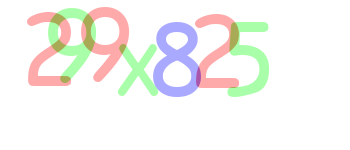
#> input picture stage3.png, 350 x 150 px, given in place of cat.jpg, which was not available
$ jupyter execute '03_이미지_변형.ipynb'   (text cells are left out)
#> lines starting #> are read from the running program, lines starting #| are printed output that depends on the picture; pictures that were not available may be replaced by others from this repository, and a replacement may not be noted
[cell 1]
from google.colab import files
uploaded = files.upload()
#> the answer given: stage3.png

[cell 2]
import cv2
import matplotlib.pyplot as plt

image = cv2.imread('cat.jpg')
#> image is the input picture: shape (150, 350, 3); mean B, G, R 241.4, 244.7, 245.4
plt.imshow(cv2.cvtColor(image, cv2.COLOR_BGR2RGB))
plt.show()

expand = cv2.resize(image, None, fx=2.0, fy=2.0, interpolation=cv2.INTER_CUBIC)
plt.imshow(cv2.cvtColor(expand, cv2.COLOR_BGR2RGB))
plt.show()
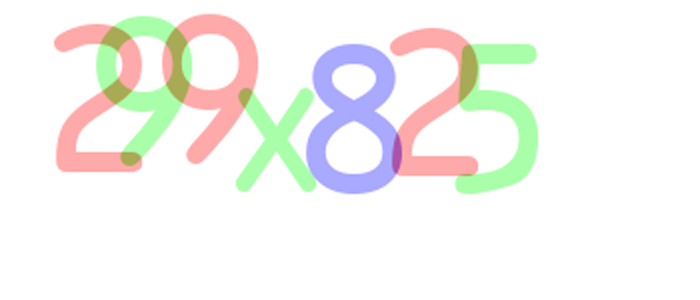
#> shown: shape (300, 700, 3); mean R, G, B 245.4, 244.6, 241.3

shrink = cv2.resize(image, None, fx=0.8, fy=0.8, interpolation=cv2.INTER_AREA)
plt.imshow(cv2.cvtColor(shrink, cv2.COLOR_BGR2RGB))
plt.show()
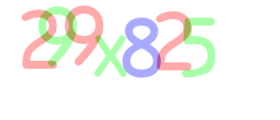
#> shown: shape (120, 280, 3); mean R, G, B 245.4, 244.7, 241.4

[cell 3]
import cv2
import numpy as np
import matplotlib.pyplot as plt

image = cv2.imread('cat.jpg')

# 행과 열 정보만 저장
height, width = image.shape[:2]
#> height = 150; width = 350

M = np.float32([[1, 0, 50], [0, 1, 40]])
dst = cv2.warpAffine(image, M, (width, height))
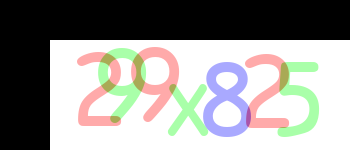
#> dst: shape (150, 350, 3); mean B, G, R 146.7, 150, 150.7

plt.imshow(cv2.cvtColor(dst, cv2.COLOR_BGR2RGB))
plt.show()

[cell 4]
import cv2
import numpy as np
import matplotlib.pyplot as plt

image = cv2.imread('cat.jpg')

# 행과 열 정보 저장
height, width = image.shape[:2]

M = cv2.getRotationMatrix2D((width/2, height/2), 90, 0.5)
print(M) # 2X3 변환 행렬 생성
#| [[ 3.061617e-17  5.000000e-01  1.375000e+02]
#|  [-5.000000e-01  3.061617e-17  1.625000e+02]]
dst = cv2.warpAffine(image, M, (width, height))
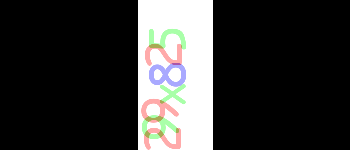
#> dst: shape (150, 350, 3); mean B, G, R 51.2, 52.1, 52.3

plt.imshow(cv2.cvtColor(dst, cv2.COLOR_BGR2RGB))
plt.show()

$ run again, on stage4.png
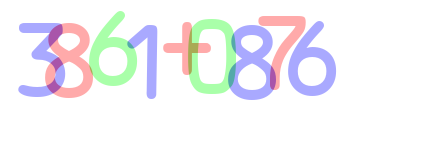
#> input picture stage4.png, 430 x 150 px, given in place of cat.jpg, which was not available
#> image is the input picture: shape (150, 430, 3); mean B, G, R 245.4, 241.9, 242.7
#> `dst = cv2.warpAffine(image, M, (width, height))`:
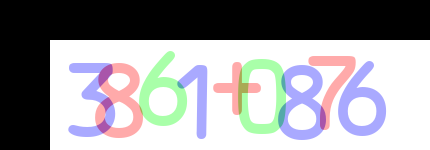
#> dst: shape (150, 430, 3); mean B, G, R 155.7, 152.2, 152.9
#| [[ 3.061617e-17  5.000000e-01  1.775000e+02]
#|  [-5.000000e-01  3.061617e-17  1.825000e+02]]
#> `dst = cv2.warpAffine(image, M, (width, height))`:
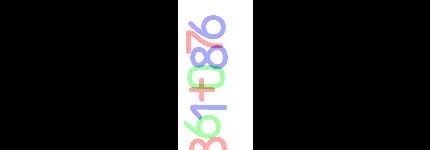
#> dst: shape (150, 430, 3); mean B, G, R 42.4, 42, 41.9

$ run again, on stage5.png
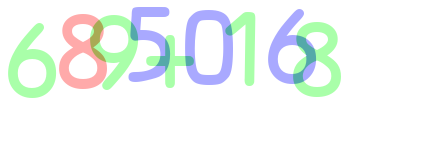
#> input picture stage5.png, 430 x 150 px, given in place of cat.jpg, which was not available
#> image is the input picture: shape (150, 430, 3); mean B, G, R 243.3, 246.1, 239.5
#> `dst = cv2.warpAffine(image, M, (width, height))`:
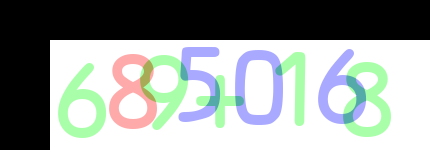
#> dst: shape (150, 430, 3); mean B, G, R 153.6, 156.4, 149.8
#| [[ 3.061617e-17  5.000000e-01  1.775000e+02]
#|  [-5.000000e-01  3.061617e-17  1.825000e+02]]
#> `dst = cv2.warpAffine(image, M, (width, height))`:
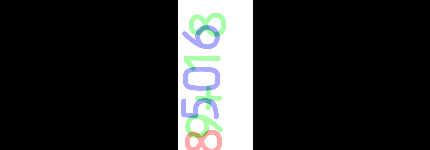
#> dst: shape (150, 430, 3); mean B, G, R 42.2, 42.3, 41.1
